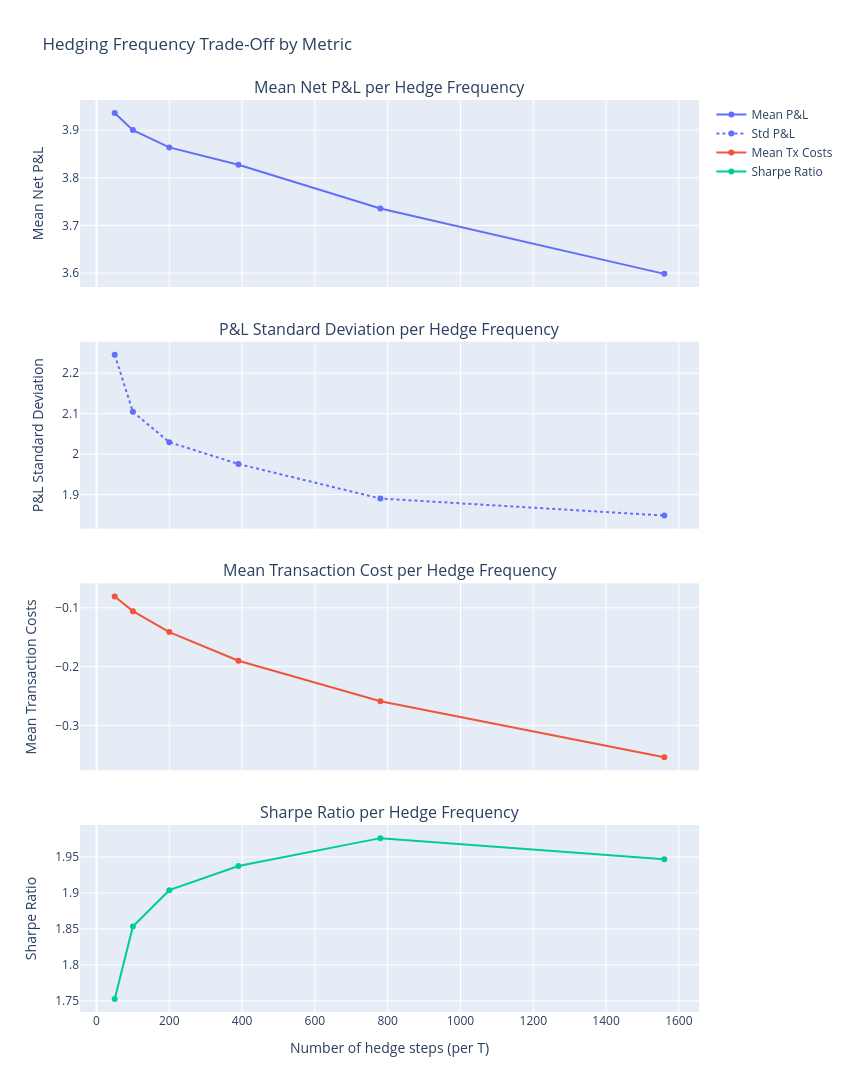

Notebook cell for this chart:
### Markdown cell above
## Theory: Discrete-Time Link and Empirical Estimator

With rebalancing at discrete times $t_k = k\,\Delta t$ for $k = 0,\dots, N$ (so $N\,\Delta t = T$), a Riemann-sum analogue of the continuous identity is
$$
\sum_{k=1}^{N} \tfrac{1}{2}\,\Gamma_k\,S_k^2 \left[ \left(\tfrac{\Delta S_k}{S_k}\right)^2 - \sigma_{\text{imp}}^2\,\Delta t \right],
\qquad \Delta S_k := S_k - S_{k-1}.
$$
Key points:
- The quadratic-variation term $\big(\Delta S_k / S_k\big)^2$ estimates realized variance over $[t_{k-1}, t_k]$.
- The $-\sigma_{\text{imp}}^2\,\Delta t$ term offsets expected gamma earnings under the pricing (implied) volatility.
- Discrete hedging introduces residual terms (from hedge slippage and higher-order effects), and transaction costs reduce net P&L.

Connection to our Monte Carlo components:
- Payoff minus premium captures terminal value less initial price.
- Hedge trading aggregates $-\Delta\,\Delta S$ over steps (the P&L of the short stock position).
- Financing accrues interest on the cash account; with $r = 0$ this vanishes in expectation.
- Transaction costs penalize every trade and the final liquidation.

Figure 3’s slope of Net P&L vs. (realized $-$ implied) volatility is the discrete-time empirical counterpart of the continuous result: positive slope indicates monetization of variance when realized exceeds implied, with magnitude affected by hedging frequency and costs. Figure 6 summarizes the average contribution of each component, illustrating how costs and slippage move the realized P&L away from the idealized integral.

### Code cell
sigma_imp = 0.1
transaction_cost_bps = 2

mean_pnls = []
mean_costs = []
std_pnls = []
sharpe_ratios = []
for steps in n_steps_list:
    sweep = simulate_delta_hedge_paths_mc(
        S0=S0, K=K, r=r, sigma_real=sigma_real, sigma_imp=sigma_imp, T=T,
        n_steps=steps, n_paths=min(n_paths, 8000), seed=GLOBAL_SEED+4, transaction_cost_bps=transaction_cost_bps
    )
    p = sweep['pnl']
    mean_val = np.mean(p)
    std_val = np.std(p)
    mean_pnls.append(mean_val)
    std_pnls.append(std_val)
    mean_costs.append(np.mean(sweep['transaction_cost_component']))
    sharpe_ratios.append(mean_val / std_val if std_val > 1e-12 else np.nan)

fig4 = make_subplots(
    rows=4,
    cols=1,
    shared_xaxes=True,
    vertical_spacing=0.06,
    subplot_titles=(
        'Mean Net P&L per Hedge Frequency',
        'P&L Standard Deviation per Hedge Frequency',
        'Mean Transaction Cost per Hedge Frequency',
        'Sharpe Ratio per Hedge Frequency'
    )
)

fig4.add_trace(
    go.Scatter(x=n_steps_list, y=mean_pnls, name='Mean P&L', mode='lines+markers'),
    row=1,
    col=1
)
fig4.add_trace(
    go.Scatter(
        x=n_steps_list,
        y=std_pnls,
        name='Std P&L',
        mode='lines+markers',
        line=dict(dash='dot', color='#636EFA')
    ),
    row=2,
    col=1
)
fig4.add_trace(
    go.Scatter(
        x=n_steps_list,
        y=mean_costs,
        name='Mean Tx Costs',
        mode='lines+markers',
        line=dict(color='#EF553B')
    ),
    row=3,
    col=1
)
fig4.add_trace(
    go.Scatter(
        x=n_steps_list,
        y=sharpe_ratios,
        name='Sharpe Ratio',
        mode='lines+markers',
        line=dict(color='#00CC96')
    ),
    row=4,
    col=1
)

fig4.update_layout(
    title_text='Hedging Frequency Trade-Off by Metric',
    width=850,
    height=1150,
    hovermode='x unified'
)
fig4.update_xaxes(title_text='Number of hedge steps (per T)', row=4, col=1)
fig4.update_yaxes(title_text='Mean Net P&L', row=1, col=1)
fig4.update_yaxes(title_text='P&L Standard Deviation', row=2, col=1)
fig4.update_yaxes(title_text='Mean Transaction Costs', row=3, col=1)
fig4.update_yaxes(title_text='Sharpe Ratio', row=4, col=1)
fig4.show()

### Figure 1 — Plotly figure (JSON) as saved in the notebook; plotly's stock layout.template omitted (floating-point values rounded to 4 significant figures)
{"data": [{"mode": "lines+markers", "name": "Mean P&L", "type": "scatter", "x": [50, 100, 200, 390, 780, 1560], "xaxis": "x", "y": [3.936, 3.9, 3.864, 3.828, 3.735, 3.598], "yaxis": "y"}, {"line": {"color": "#636EFA", "dash": "dot"}, "mode": "lines+markers", "name": "Std P&L", "type": "scatter", "x": [50, 100, 200, 390, 780, 1560], "xaxis": "x2", "y": [2.246, 2.105, 2.029, 1.976, 1.89, 1.848], "yaxis": "y2"}, {"line": {"color": "#EF553B"}, "mode": "lines+markers", "name": "Mean Tx Costs", "type": "scatter", "x": [50, 100, 200, 390, 780, 1560], "xaxis": "x3", "y": [-0.08069, -0.1056, -0.1412, -0.1898, -0.2587, -0.3537], "yaxis": "y3"}, {"line": {"color": "#00CC96"}, "mode": "lines+markers", "name": "Sharpe Ratio", "type": "scatter", "x": [50, 100, 200, 390, 780, 1560], "xaxis": "x4", "y": [1.753, 1.853, 1.904, 1.937, 1.976, 1.947], "yaxis": "y4"}], "layout": {"annotations": [{"font": {"size": 16}, "showarrow": false, "text": "Mean Net P&L per Hedge Frequency", "x": 0.5, "xanchor": "center", "xref": "paper", "y": 1, "yanchor": "bottom", "yref": "paper"}, {"font": {"size": 16}, "showarrow": false, "text": "P&L Standard Deviation per Hedge Frequency", "x": 0.5, "xanchor": "center", "xref": "paper", "y": 0.735, "yanchor": "bottom", "yref": "paper"}, {"font": {"size": 16}, "showarrow": false, "text": "Mean Transaction Cost per Hedge Frequency", "x": 0.5, "xanchor": "center", "xref": "paper", "y": 0.47, "yanchor": "bottom", "yref": "paper"}, {"font": {"size": 16}, "showarrow": false, "text": "Sharpe Ratio per Hedge Frequency", "x": 0.5, "xanchor": "center", "xref": "paper", "y": 0.205, "yanchor": "bottom", "yref": "paper"}], "height": 1150, "hovermode": "x unified", "title": {"text": "Hedging Frequency Trade-Off by Metric"}, "width": 850, "xaxis": {"anchor": "y", "domain": [0, 1], "matches": "x4", "showticklabels": false}, "xaxis2": {"anchor": "y2", "domain": [0, 1], "matches": "x4", "showticklabels": false}, "xaxis3": {"anchor": "y3", "domain": [0, 1], "matches": "x4", "showticklabels": false}, "xaxis4": {"anchor": "y4", "domain": [0, 1], "title": {"text": "Number of hedge steps (per T)"}}, "yaxis": {"anchor": "x", "domain": [0.795, 1], "title": {"text": "Mean Net P&L"}}, "yaxis2": {"anchor": "x2", "domain": [0.53, 0.735], "title": {"text": "P&L Standard Deviation"}}, "yaxis3": {"anchor": "x3", "domain": [0.265, 0.47], "title": {"text": "Mean Transaction Costs"}}, "yaxis4": {"anchor": "x4", "domain": [0, 0.205], "title": {"text": "Sharpe Ratio"}}}}
